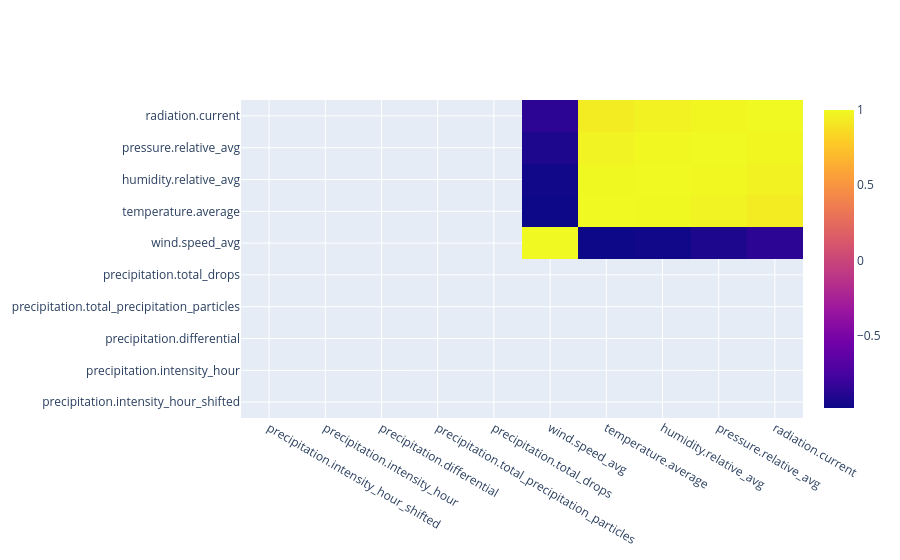

Notebook code for this chart:
### Code cell
# color df by correlation+
df_relevant.corr()
fig = go.Figure(data=go.Heatmap(z=df_relevant.corr(), x=df_relevant.columns, y=df_relevant.columns))
fig.show()

df_relevant.columns = columns_and_aggregation
df_relevant.corr()

### Figure 1 — Plotly figure (JSON) as saved in the notebook; plotly's stock layout.template omitted (floating-point values rounded to 4 significant figures)
{"data": [{"type": "heatmap", "x": ["precipitation.intensity_hour_shifted", "precipitation.intensity_hour", "precipitation.differential", "precipitation.total_precipitation_particles", "precipitation.total_drops", "wind.speed_avg", "temperature.average", "humidity.relative_avg", "pressure.relative_avg", "radiation.current"], "y": ["precipitation.intensity_hour_shifted", "precipitation.intensity_hour", "precipitation.differential", "precipitation.total_precipitation_particles", "precipitation.total_drops", "wind.speed_avg", "temperature.average", "humidity.relative_avg", "pressure.relative_avg", "radiation.current"], "z": [[NaN, NaN, NaN, NaN, NaN, NaN, NaN, NaN, NaN, NaN], [NaN, NaN, NaN, NaN, NaN, NaN, NaN, NaN, NaN, NaN], [NaN, NaN, NaN, NaN, NaN, NaN, NaN, NaN, NaN, NaN], [NaN, NaN, NaN, NaN, NaN, NaN, NaN, NaN, NaN, NaN], [NaN, NaN, NaN, NaN, NaN, NaN, NaN, NaN, NaN, NaN], [NaN, NaN, NaN, NaN, NaN, 1.0, -0.9805, -0.9643, -0.9239, -0.856], [NaN, NaN, NaN, NaN, NaN, -0.9805, 1.0, 0.9967, 0.9772, 0.9401], [NaN, NaN, NaN, NaN, NaN, -0.9643, 0.9967, 1.0, 0.9912, 0.9622], [NaN, NaN, NaN, NaN, NaN, -0.9239, 0.9772, 0.9912, 1.0, 0.985], [NaN, NaN, NaN, NaN, NaN, -0.856, 0.9401, 0.9622, 0.985, 1.0]]}], "layout": {}}
